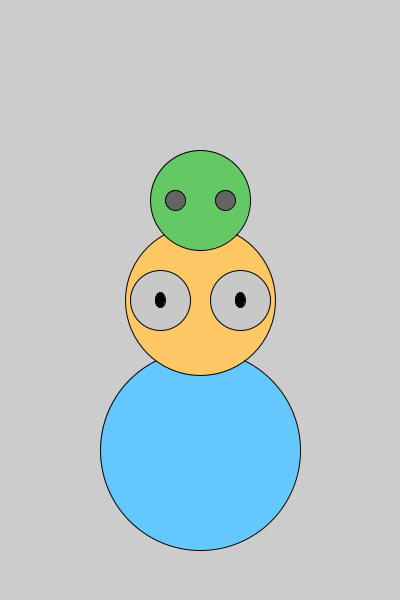
Frame 1 (no input)
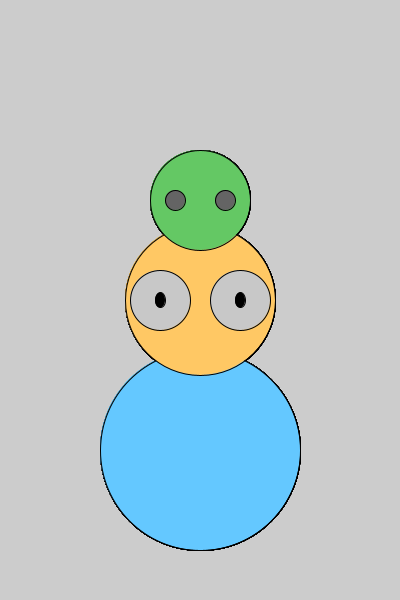
Frame 60 (the mouse pressed at the canvas centre just before this capture)
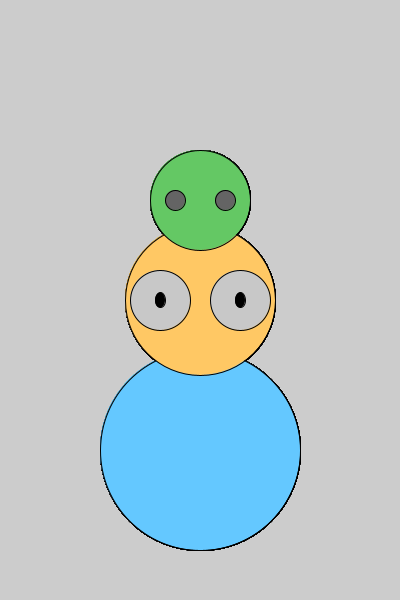
Frame 120 (the mouse held since frame 60 and released just before this capture)

The Processing sketch that drew these frames (run headless with seeded random() and noise(); from frame 60 on, the mouse is pressed at the canvas centre):

// Processing sketch: my_lady
// ── my_lady.pde


void setup() {
  size(400, 600); 
}

void draw() {
  fill(100, 200, 300); 
  ellipse(200, 450, 200, 200);
  fill(300, 200, 100); 
  ellipse(200, 300, 150, 150);
  fill(200, 200, 200);
  ellipse(240, 300, 60, 60); 
  ellipse(160, 300, 60, 60); 
  fill(0, 0, 0); 
  ellipse(160, 300, 10, 15);
  ellipse(240, 300, 10, 15);
  fill(100, 200, 100); 
  ellipse(200, 200, 100, 100); 
  fill(100, 100, 100); 
  ellipse(175, 200, 20, 20); 
  ellipse(225, 200, 20, 20); 
}
